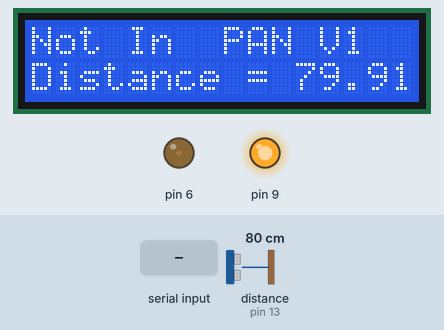
Simulated run of this sketch. Board: Arduino Uno, built with avr-gcc and run on an emulated ATmega328P. Parts: 16×2 character LCD, output pins drawn as LEDs (lit = HIGH). Wiring (inferred from the names in the program): ultrasonic range finder: trigger pin 10; echo pin 13. The inputs (shaded band) are chosen by the test bench; at power-on: distance to the obstacle (sensor on pin 13) 80 cm. The echo pulse lasts 58.3 µs per cm; pins used as bus, display or sensor lines are not drawn.

Above: at 2.2 s.
2.3 s: "s" received over the second serial link
At 4.0 s:
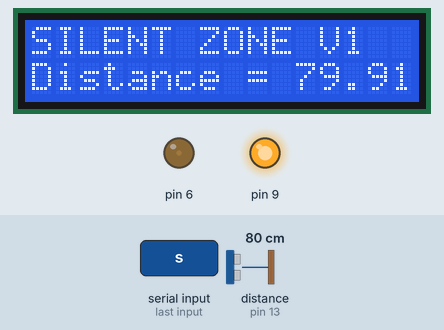
6.8 s: distance to the obstacle (sensor on pin 13) set to 12 cm
At 10.7 s:
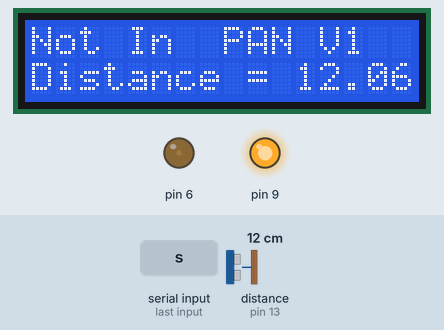
11.3 s: distance to the obstacle (sensor on pin 13) set to 9 cm
At 13.0 s:
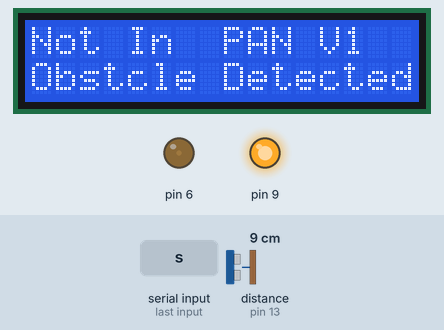
14.0 s: "c" received over the second serial link
At 15.6 s:
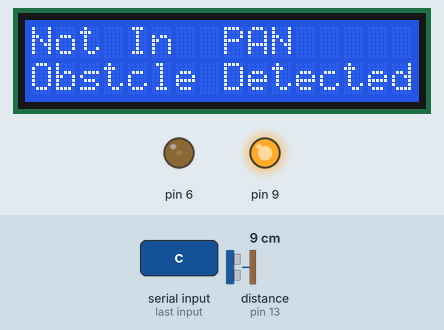
16.6 s: distance to the obstacle (sensor on pin 13) set to 4 cm
19.7 s: distance to the obstacle (sensor on pin 13) set to 2 cm
At 23.1 s:
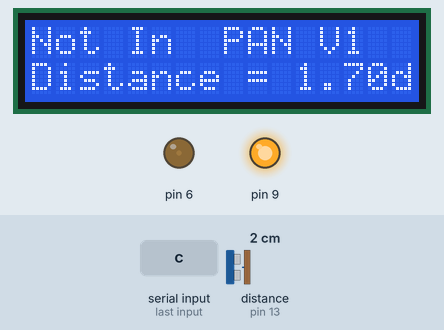
Timing chart, 0 to 24.6 s (numbered marks = the images above; inputs shaded):
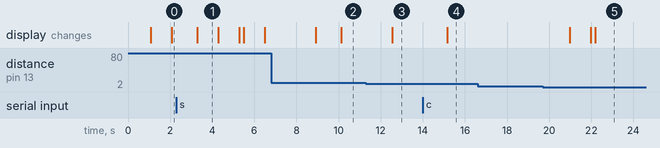

The sketch:

vehicle1.ino
```cpp
// (licence header left out)
 /*
      Vehicle unit
      this xbee-arduino module is hooked with a JHD162A LCD and an HCSR-04 Ultrasonic sensor
      this modeule will be simulated as a normal Vehicle in the network

      so the RSU must be able to identify it and notify it of the necessary warnings and alerts
      in Real Time which can be seen on the LCD by the user, moreover ultrasonic sensor will help
      to provide warning from collision when in less than 2 meters from an object

      this modules consist of
      1. Arduino Uno board
      2. JHD162A LCD with 16x2 display(with 4-bit serial mode connection)
      3. HCSR-04 Ultra sonic Sensor
      4. Xbee S2C RF module (with Digimesh function set as an End-device)
 */


/*   Pin Details

     Arduino Digital 0 --> Tx of Xbee
     Arduino Digital 1 --> Rx of Xbee
     Arduino Digital 2 --> Pin 14 of LCD
     Arduino Digital 3 --> Pin 13 of LCD
     Arduino Digital 4 --> Pin 12 of LCD
     Arduino Digital 5 --> Pin 11 of LCD
     Arduino Digital 6 --> Pin 3 of LCD
     Arduino Digital 7 --> ---
     Arduino Digital 8 --> ---
     Arduino Digital 9 --> Pin 15 of LCD (for brightnes adjustment)
     Arduino Digital 10 --> Trig pin of Ultrasonic sensor
     Arduino Digital 11 --> Pin 6 of LCD(optional)
     Arduino Digital 12 --> Pin 4 of LCD(optional)
     Arduino Digital 13 --> Echo pin of Ultrasonic sensor

 */

#include <LiquidCrystal.h>
#include <SoftwareSerial.h>

#define trigPin 10
#define echoPin 13


char ch;
int Contrast=15;

SoftwareSerial xbee(0,1); // RX, TX


// initialize the library with the numbers of the interface pins
LiquidCrystal lcd(12, 11, 5, 4, 3, 2);

//void serialEvent();

//void ultrasonic();

void setup()
{
  //Ultrasonic SETUP

   pinMode(trigPin, OUTPUT);
   pinMode(echoPin, INPUT);


  //TO LIGHT UP THE BACK LIGHT and set to brightness 288 upper limits can be 2000
  analogWrite(9,288);

  Serial.begin(9600);

  analogWrite(6,Contrast);
  // set up the LCD's number of columns and rows:
  lcd.begin(16, 2);
  // Print a message to the LCD.
  lcd.print("Vehicle1   ");
  delay(1000);


  //xbee setup
  xbee.begin( 9600 );
  xbee.print('s');

}

void loop()
{
  float duration, distance;
  digitalWrite(trigPin, LOW);
  delayMicroseconds(2);

  digitalWrite(trigPin, HIGH);
  delayMicroseconds(10);
  digitalWrite(trigPin, LOW);

  duration = pulseIn(echoPin, HIGH);
  distance = (duration / 2) * 0.0344;

   if (!xbee.available())
   {
    lcd.setCursor(0,0);
    lcd.print("Not In  PAN");
    lcd.setCursor(12,0);
    lcd.print("V1");

   }
   else
   {
    lcd.setCursor(12,0);
    lcd.print("  ");

   }

  xbee.print('f');
  delay(1000);

 /* char a = xbee.read();
  if(a == 'e')
  {
    lcd.setCursor(0,0);
    lcd.print(" E In PAN");
    delay(1000);
  }*/

  if(!(distance >= 2 && distance <= 10))
  {

     char c = xbee.read();
     if(c=='s')
     {
        lcd.setCursor(0,0);
        lcd.print("SILENT ZONE");
        delay(1000);
     }

     if(c=='c')
     {
        lcd.setCursor(0,0);
        lcd.print("constrction");
        delay(1000);
     }

     if(c=='n')
     {
        lcd.setCursor(0,0);
        lcd.print("NO  PARKING");
        delay(1000);
     }
     if(c=='e')
     {
        lcd.setCursor(0,0);
        lcd.print("EMERGENCY  ");
        delay(1000);
     }
     if(c=='s')
     {
        lcd.setCursor(0,0);
        lcd.print("STATIONARY ");
        delay(1000);
     }


      lcd.setCursor(0,1);
      lcd.print("Distance = ");
      lcd.print(distance);
      delay(200);

    /* if (Serial.available())
     {
         // wait a bit for the entire message to arrive
         delay(100);


         // read all the available characters
          while (Serial.available() > 0)
        {
           // display each character to the LCD
           lcd.write(Serial.read());
           delay(1000);
         }
     } */
  }
  else
  {
     lcd.setCursor(0,1);
     lcd.print("Obstcle Detected");
     delay(200);
  }

}

/*void serialEvent()
{
    ch= Serial.read();
    if(ch=='E')
    {
     lcd.clear();
      lcd.print("emergency");
      delay(1000);
    }
    if(ch=='V')
    {
     lcd.clear();
      lcd.print("Vehicle");
      delay(1000);
    }
    if(ch=='P')
    {
     lcd.clear();
      lcd.print("parking");
      delay(1000);
    }

}*/
```

Measured:
- the behaviour switches between 11 and 10 cm on distance to the obstacle (sensor on pin 13) (found by bisection; images 2 and 3)
- the behaviour switches between 3 and 2 cm on distance to the obstacle (sensor on pin 13) (found by bisection; images 4 and 5)
- after the input at 2.3 s, the display: changes after 0.99 s (image 1)
- after the input at 6.8 s, the display: first changes after 2.1 s (image 2 shows a later state)
- after the input at 11.3 s, the display: changes after 1.2 s (image 3)
- after the input at 14.0 s, the display: changes after 1.2 s (image 4)
- after the input at 16.6 s, every drawn part: stays the same
- after the input at 19.7 s, the display: first changes after 1.3 s (image 5 shows a later state)
